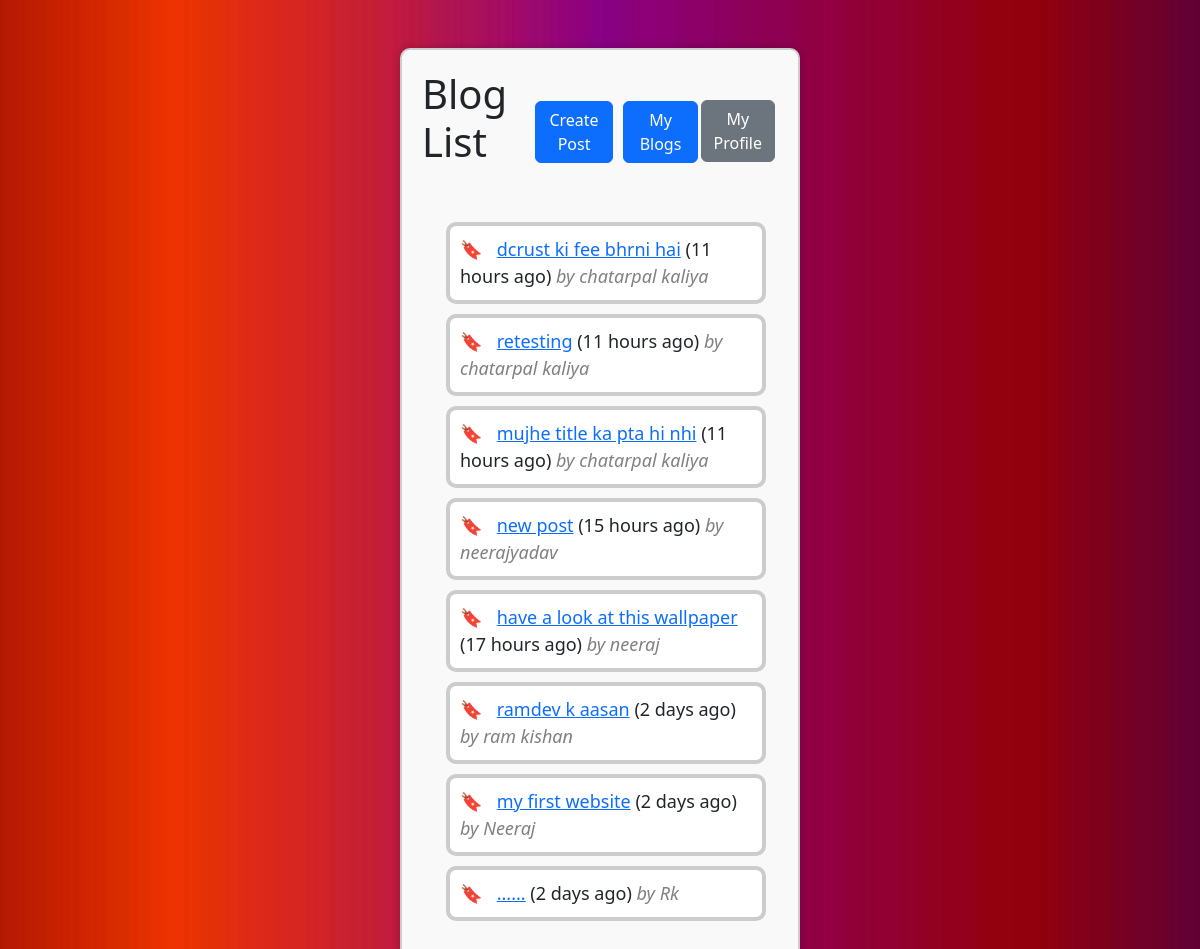
Page /profile/blog_list (signed in) on the committed database.
### home/models.py (models this page shows, shortened)
class BlogPost(models.Model):
          title = models.CharField(max_length=100)
          content = models.TextField()
          pub_date = models.DateTimeField(auto_now_add=True)
          author = models.CharField(max_length=100)
          photo = models.ImageField(upload_to='blog_photos/', blank=True, null=True)

### home/views.py (the view)
# urls.py: path('profile/blog_list', views.blog_list, name='blog_list'),
@login_required
def blog_list(request):
    blog_posts = BlogPost.objects.all().order_by('-pub_date')
    return render(request, 'blog_list.html', {'blog_posts': blog_posts})

### templates/blog_list.html (shortened to what this page needs)
{% load tz %} {% load static %}
<!DOCTYPE html>
<html>
<head>
    <link href="https://cdn.jsdelivr.net/npm/bootstrap@5.3.0/dist/css/bootstrap.min.css" rel="stylesheet">
    <link rel="stylesheet" href="{% static 'style2.css' %}">
</head>
<body>
    <div class="container mt-5">
        <div class="row justify-content-center">
          <div class="col-md-6">
            <div class="profile-card blog-list-profile-card">
                <div class="header-container">
                  <h1 >Blog List</h1>
                   <a href="{% url 'blog_create' %}">
                    <button type="button" class="btn btn-primary" style="margin-left: 10px,margin-top:20px;">Create Post</button>
                   </a>
                   <a href="{% url 'my_blogs' %}" class="btn btn-primary" style="margin-left: 10px;">My Blogs</a>
                   <a href="{% url 'profile' %}">
                    <button type="button" class="btn btn-secondary">My Profile</button>
                   </a>
                </div>
                <div class="container mt-5">
                    <ul>
                      {% for blog_post in blog_posts %}
                        <li class="blog-list-item custom-marker" style="margin-bottom: 10px;">
                            <a href="{% url 'blog_detail' blog_post.pk %}">{{ blog_post.title }}</a>
                            <span class="pub-date">({{ blog_post.pub_date|timezone:"Asia/Kolkata"|date:'F d, Y H:i' }})</span>
                            <span class="author-name">by {{ blog_post.author }}</span>
                        </li>
                      {% endfor %}
                    </ul>
                  </div>
            </div>
        </div>
      </div>
    </div>
    <link href="https://cdn.jsdelivr.net/npm/bootstrap@5.3.0/dist/css/bootstrap.min.css" rel="stylesheet">
</body>
</html>

### static/style2.css (style rules this page uses)
.profile-card { max-width: 400px; margin: 0 auto; padding: 30px; background-color: #bfbdbd; border-radius: 10px; box-shadow: 0px 0px 10px rgba(0, 0, 0, 0.2); }
.profile-card .btn { margin-top: 20px; }

### rows in the picture
BlogPost: title "dcrust ki fee bhrni hai", author "chatarpal kaliya"
BlogPost: title "retesting", author "chatarpal kaliya"
BlogPost: title "mujhe title ka pta hi nhi", author "chatarpal kaliya"
BlogPost: title "new post", author "neerajyadav"
BlogPost: title "have a look at this wallpaper", author "neeraj"
BlogPost: title "ramdev k aasan", author "ram kishan"
BlogPost: title "my first website", author "Neeraj"
BlogPost: title "......", author "Rk"
